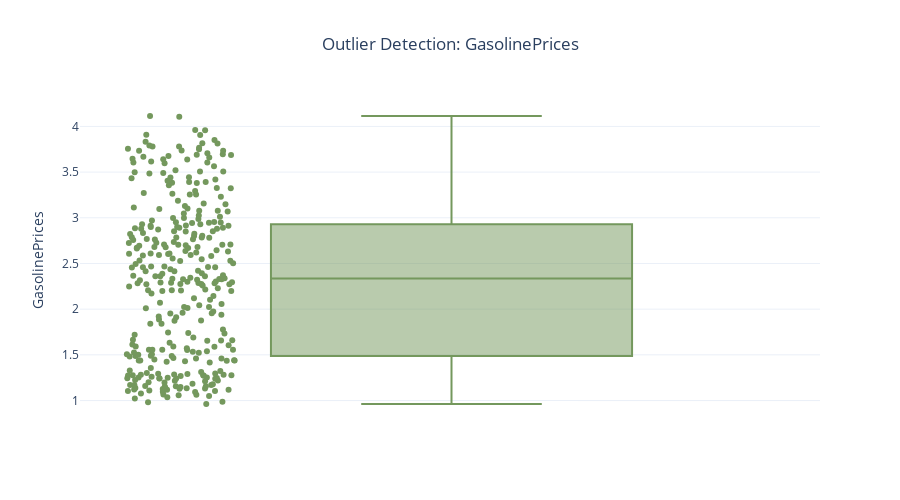

The code cell stored with this chart in its notebook:
### Code cell
''' Outlier Detection for Gasoline Prices using Z-Score Method and Box Plot '''

# Use an existing column name from the DataFrame (e.g., "Car")
col_name = "GasolinePrices"

# Compute Z-score for the selected column
prices["Z_Gasoline_Prices"] = (
    (prices[col_name] - prices[col_name].mean())
    / prices[col_name].std()
)

# Flag potential outliers (|Z| > 3)
prices_outliers = prices[np.abs(prices["Z_Gasoline_Prices"]) > 3]
print(f"Detected {len(prices_outliers)} potential outliers in '{col_name}'.")
display(prices_outliers[["Date", col_name, "Z_Gasoline_Prices"]])

# visual outlier detection with box plot
figfp2 = px.box(
    prices,
    y=col_name,
    title=f"Outlier Detection: {col_name}",
    points="all",
    color_discrete_sequence=[colors["prices"]]
)
figfp2.update_layout(template="plotly_white", title_x=0.5, height=500)
figfp2.show()

### Figure 1 — Plotly figure (JSON) as saved in the notebook; plotly's stock layout.template omitted (floating-point values rounded to 4 significant figures; data arrays with more than 128 entries replaced by an {"elided": "..."} marker saying what was removed)
{"data": [{"alignmentgroup": "True", "boxpoints": "all", "hovertemplate": "GasolinePrices=%{y}<extra></extra>", "legendgroup": "", "marker": {"color": "#74985D"}, "name": "", "notched": false, "offsetgroup": "", "orientation": "v", "showlegend": false, "type": "box", "x0": " ", "xaxis": "x", "y": {"elided": "324 float values"}, "y0": " ", "yaxis": "y"}], "layout": {"boxmode": "group", "height": 500, "legend": {"tracegroupgap": 0}, "title": {"text": "Outlier Detection: GasolinePrices", "x": 0.5}, "xaxis": {"anchor": "y", "domain": [0, 1]}, "yaxis": {"anchor": "x", "domain": [0, 1], "title": {"text": "GasolinePrices"}}}}
